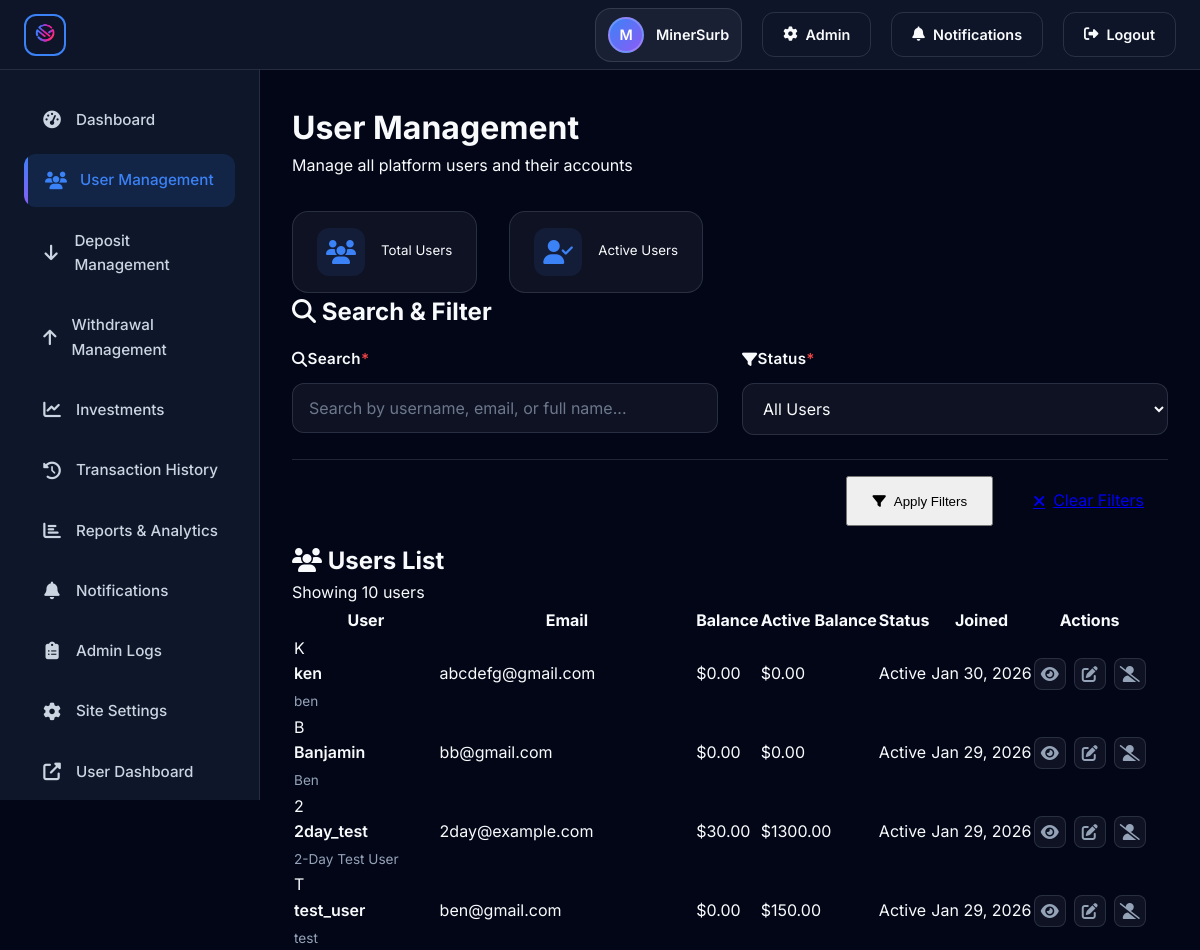
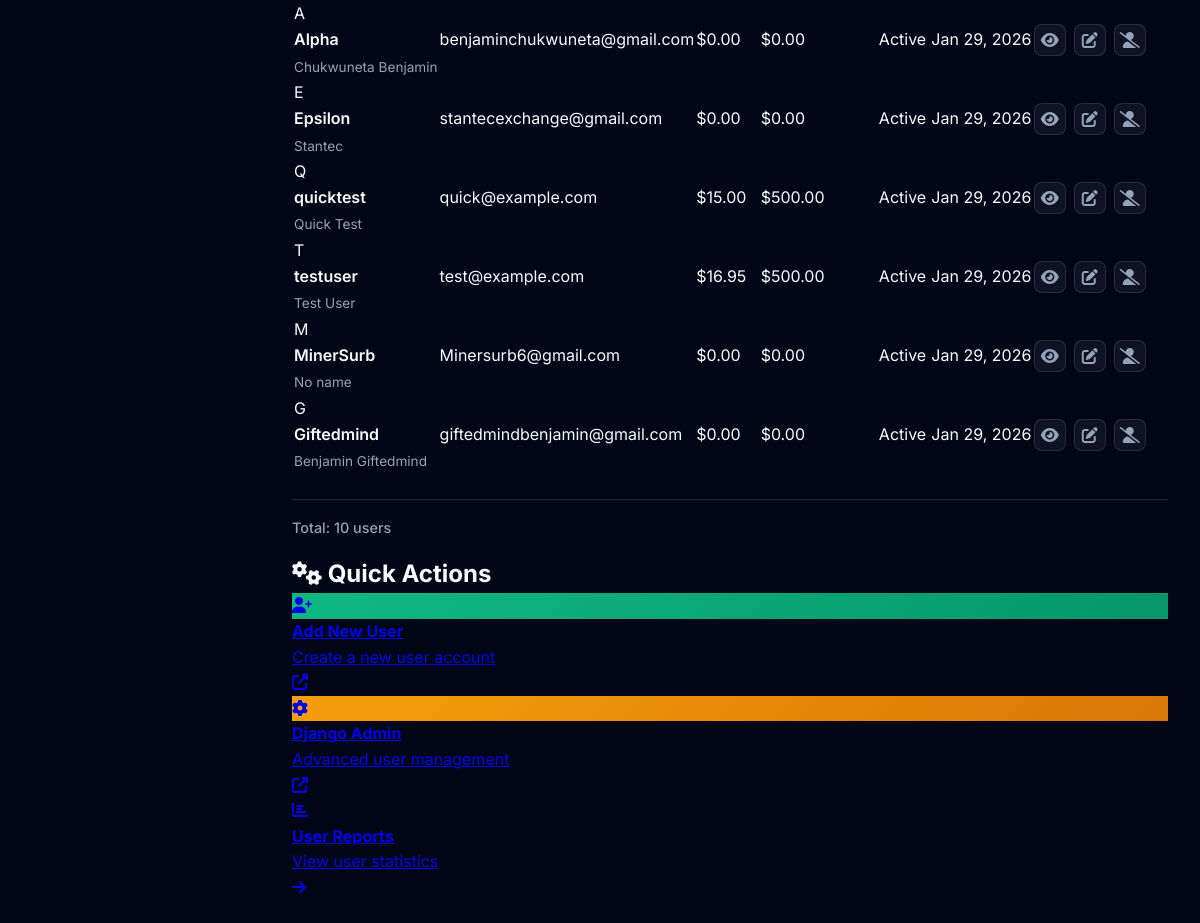
The app's page /admin-panel/users/ (signed in) with its own data (2 pictures, top to bottom).
### core/models.py (models this page shows, shortened)
class User(AbstractUser):
    groups = models.ManyToManyField(
        'auth.Group',
        related_name='core_user_set',  # Custom related_name
        blank=True,
        help_text='The groups this user belongs to. A user will get all permissions granted to each of their groups.',
        verbose_name='groups'
    )
    user_permissions = models.ManyToManyField(
        'auth.Permission',
        related_name='core_user_permissions_set',  # Custom related_name
        blank=True,
        help_text='Specific permissions for this user.',
        verbose_name='user permissions'
    )
    full_name = models.CharField(max_length=200)
    bitcoin_address = models.CharField(max_length=100, blank=True, null=True)
    ethereum_address = models.CharField(max_length=100, blank=True, null=True)
    trx_address = models.CharField(max_length=100, blank=True, null=True)
    usdt_address = models.CharField(max_length=100, blank=True, null=True)
    active_balance = models.DecimalField(max_digits=15, decimal_places=2, default=0)
    account_balance = models.DecimalField(max_digits=15, decimal_places=2, default=0)
    total_earnings = models.DecimalField(max_digits=15, decimal_places=2, default=0)
    referral_earnings = models.DecimalField(max_digits=15, decimal_places=2, default=0)
    referral_code = models.CharField(max_length=20, unique=True, blank=True)
    referred_by = models.ForeignKey('self', on_delete=models.SET_NULL, null=True, blank=True, related_name='referrals')

### admin_panel/views.py (the view)
# urls.py: path('users/', views.user_management, name='user_management'),
@staff_member_required
def user_management(request):
    users = User.objects.all().order_by('-date_joined')
    search_query = request.GET.get('search', '')
    status_filter = request.GET.get('status', '')
    if search_query:
        users = users.filter(
            Q(username__icontains=search_query) |
            Q(email__icontains=search_query) |
            Q(full_name__icontains=search_query)
        )
    if status_filter == 'active':
        users = users.filter(is_active=True)
    elif status_filter == 'inactive':
        users = users.filter(is_active=False)
    context = {
        'users': users,
        'search_query': search_query,
        'status_filter': status_filter,
    }
    return render(request, 'admin_panel/user_management.html', context)

### admin_panel/templates/admin_panel/user_management.html (shortened to what this page needs)
{% extends 'admin_panel/base_admin.html' %}
{% load static %}
{% block admin_content %}
<div class="content-header">
    <div class="header-content">
        <h1>User Management</h1>
        <p>Manage all platform users and their accounts</p>
        <div class="users-summary">
            <div class="summary-item">
                <i class="fas fa-users me-2"></i>
                <div>
                    <small class="text-muted">Total Users</small>
                </div>
            </div>
            <div class="summary-item">
                <i class="fas fa-user-check me-2"></i>
                <div>
                    <small class="text-muted">Active Users</small>
                </div>
            </div>
        </div>
    </div>
</div>
<div class="dashboard-section">
    <div class="section-header">
        <h2>
            <i class="fas fa-search me-2"></i>
            Search & Filter
        </h2>
    </div>
    <form method="GET" class="search-filters">
        <div class="form-row">
            <div class="form-group">
                <label for="search"><i class="fas fa-search me-2"></i>Search</label>
                <input type="text" id="search" name="search" class="form-control"
                       placeholder="Search by username, email, or full name..."
                       value="{{ search_query }}">
            </div>
            <div class="form-group">
                <label for="status"><i class="fas fa-filter me-2"></i>Status</label>
                <select id="status" name="status" class="form-control">
                    <option value="">All Users</option>
                </select>
            </div>
        </div>
        <div class="form-actions">
            <button type="submit" class="btn btn-primary">
                <i class="fas fa-filter me-2"></i>Apply Filters
            </button>
            <a href="{% url 'admin_panel:user_management' %}" class="btn btn-secondary">
                <i class="fas fa-times me-2"></i>Clear Filters
            </a>
        </div>
    </form>
</div>
<div class="dashboard-section">
    <div class="section-header">
        <h2>
            <i class="fas fa-users me-2"></i>
            Users List
        </h2>
        <div class="section-info">
            Showing {{ users|length }} user{{ users|length|pluralize }}
        </div>
    </div>
    {% if users %}
    <div class="table-container">
        <div class="table-responsive">
            <table class="dashboard-table">
                <thead>
                    <tr>
                        <th>User</th>
                        <th>Email</th>
                        <th>Balance</th>
                        <th>Active Balance</th>
                        <th>Status</th>
                        <th>Joined</th>
                        <th>Actions</th>
                    </tr>
                </thead>
                <tbody>
                    {% for user_obj in users %}
                    <tr>
                        <td>
                            <div class="user-info-cell">
                                <div class="user-avatar-small">{{ user_obj.username|first|upper }}</div>
                                <div class="user-details">
                                    <div class="user-name">{{ user_obj.username }}</div>
                                    <div class="user-fullname">{{ user_obj.full_name|default:"No name" }}</div>
                                </div>
                            </div>
                        </td>
                        <td class="email">{{ user_obj.email }}</td>
                        <td class="amount">${{ user_obj.account_balance|floatformat:2 }}</td>
                        <td class="amount">${{ user_obj.active_balance|floatformat:2 }}</td>
                        <td>
                            {% if user_obj.is_active %}
                            <span class="badge status-active">Active</span>
                            {% else %}
                            <span class="badge status-inactive">Inactive</span>
                            {% endif %}
                        </td>
                        <td class="date">{{ user_obj.date_joined|date:"M d, Y" }}</td>
                        <td>
                            <div class="action-buttons">
                                <a href="{% url 'admin_panel:user_detail' user_obj.id %}" class="btn-icon" title="View Details">
                                    <i class="fas fa-eye"></i>
                                </a>
                                <a href="{% url 'admin:core_user_change' user_obj.id %}" class="btn-icon" title="Edit User" target="_blank">
                                    <i class="fas fa-edit"></i>
                                </a>
                                {% if user_obj.is_active %}
                                <a href="{% url 'admin:core_user_change' user_obj.id %}" class="btn-icon btn-icon-warning" title="Deactivate User" target="_blank">
                                    <i class="fas fa-user-slash"></i>
                                </a>
                                {% else %}
                                <a href="{% url 'admin:core_user_change' user_obj.id %}" class="btn-icon btn-icon-success" title="Activate User" target="_blank">
                                    <i class="fas fa-user-check"></i>
                                </a>
                                {% endif %}
                            </div>
                        </td>
                    </tr>
                    {% endfor %}
                </tbody>
            </table>
        </div>
        <div class="table-footer">
            <div class="table-info">
                Total: {{ users|length }} user{{ users|length|pluralize }}
            </div>
        </div>
    </div>
    {% endif %}
</div>
<div class="dashboard-section">
    <div class="section-header">
        <h2>
            <i class="fas fa-cogs me-2"></i>
            Quick Actions
        </h2>
    </div>
    <div class="actions-grid">
        <a href="{% url 'admin:core_user_add' %}" class="action-card" target="_blank">
            <div class="action-icon add">
                <i class="fas fa-user-plus"></i>
            </div>
            <h4>Add New User</h4>
            <p>Create a new user account</p>
            <div class="action-arrow">
                <i class="fas fa-external-link-alt"></i>
            </div>
        </a>
        <a href="{% url 'admin:index' %}" class="action-card" target="_blank">
            <div class="action-icon admin">
                <i class="fas fa-cog"></i>
            </div>
            <h4>Django Admin</h4>
            <p>Advanced user management</p>
            <div class="action-arrow">
                <i class="fas fa-external-link-alt"></i>
            </div>
        </a>
        <a href="{% url 'admin_panel:reports' %}" class="action-card">
            <div class="action-icon reports">
                <i class="fas fa-chart-bar"></i>
            </div>
            <h4>User Reports</h4>
            <p>View user statistics</p>
            <div class="action-arrow">
                <i class="fas fa-arrow-right"></i>
            </div>
        </a>
    </div>
</div>
{% endblock %}

### admin_panel/templates/admin_panel/base_admin.html (shortened to what this page needs)
{% load static %}
<!DOCTYPE html>
<html lang="en">
<head>
    <link rel="stylesheet" href="{% static 'css/main.css' %}">
    <link rel="stylesheet" href="https://cdnjs.cloudflare.com/ajax/libs/font-awesome/6.4.0/css/all.min.css">
    <link rel="stylesheet" href="{% static 'css/dashboard.css' %}">
</head>
<body class="dashboard-body">
    <nav class="navbar">
        <div class="nav-container">
            <a href="{% url 'admin_panel:dashboard' %}" class="logo-container">
                <img src="{% static 'img/logo.png' %}" alt="Minersurb Logo" class="navbar-logo">
            </a>
            <div class="nav-links">
                <div class="user-info">
                    <div class="user-avatar">{{ user.username|first|upper }}</div>
                    <span class="d-none d-md-inline">{{ user.username }}</span>
                </div>
                <a href="{% url 'admin:index' %}" class="btn hover-lift d-none d-lg-inline-flex" title="Django Admin">
                    <i class="fas fa-cog"></i>
                    <span class="d-none d-md-inline">Admin</span>
                </a>
                <a href="{% url 'admin_panel:notifications' %}" class="btn hover-lift d-none d-lg-inline-flex" title="Notifications">
                    <i class="fas fa-bell"></i>
                    <span class="d-none d-md-inline">Notifications</span>
                </a>
                <a href="{% url 'core:logout' %}" class="btn hover-lift d-none d-lg-inline-flex">
                    <i class="fas fa-sign-out-alt"></i>
                    <span class="d-none d-md-inline">Logout</span>
                </a>
            </div>
        </div>
    </nav>
    <div class="dashboard-container">
        <aside class="sidebar" id="sidebar">
            <nav class="sidebar-nav">
                <a href="{% url 'admin_panel:dashboard' %}" class="nav-item {% if request.resolver_match.url_name == 'dashboard' %}active{% endif %}">
                    <i class="fas fa-tachometer-alt"></i>
                    <span>Dashboard</span>
                </a>
                <a href="{% url 'admin_panel:user_management' %}" class="nav-item {% if request.resolver_match.url_name == 'user_management' or request.resolver_match.url_name == 'user_detail' %}active{% endif %}">
                    <i class="fas fa-users"></i>
                    <span>User Management</span>
                </a>
                <a href="{% url 'admin_panel:deposit_management' %}" class="nav-item ">
                    <i class="fas fa-arrow-down"></i>
                    <span>Deposit Management</span>
                </a>
                <a href="{% url 'admin_panel:withdrawal_management' %}" class="nav-item ">
                    <i class="fas fa-arrow-up"></i>
                    <span>Withdrawal Management</span>
                </a>
                <a href="{% url 'admin_panel:investment_management' %}" class="nav-item {% if request.resolver_match.url_name == 'investment_management' %}active{% endif %}">
                    <i class="fas fa-chart-line"></i>
                    <span>Investments</span>
                </a>
                <a href="{% url 'admin_panel:transaction_history' %}" class="nav-item {% if request.resolver_match.url_name == 'transaction_history' %}active{% endif %}">
                    <i class="fas fa-history"></i>
                    <span>Transaction History</span>
                </a>
                <a href="{% url 'admin_panel:reports' %}" class="nav-item {% if request.resolver_match.url_name == 'reports' %}active{% endif %}">
                    <i class="fas fa-chart-bar"></i>
                    <span>Reports & Analytics</span>
                </a>
                <a href="{% url 'admin_panel:notifications' %}" class="nav-item {% if request.resolver_match.url_name == 'notifications' %}active{% endif %}">
                    <i class="fas fa-bell"></i>
                    <span>Notifications</span>
                </a>
                <a href="{% url 'admin_panel:admin_logs' %}" class="nav-item {% if request.resolver_match.url_name == 'admin_logs' %}active{% endif %}">
                    <i class="fas fa-clipboard-list"></i>
                    <span>Admin Logs</span>
                </a>
                <a href="{% url 'admin_panel:site_settings' %}" class="nav-item {% if request.resolver_match.url_name == 'site_settings' %}active{% endif %}">
                    <i class="fas fa-cog"></i>
                    <span>Site Settings</span>
                </a>
                <a href="{% url 'dashboard:overview' %}" class="nav-item nav-item-secondary">
                    <i class="fas fa-external-link-alt"></i>
                    <span>User Dashboard</span>
                </a>
            </nav>
        </aside>
        <main class="main-content">
            {% block admin_content %}{% endblock %}
        </main>
    </div>
</body>
</html>

### records on screen
User: username|first "M", username "MinerSurb", full_name "No name", email "Minersurb6@gmail.com", account_balance "0.00", active_balance "0.00", is_active "Active", date_joined "Jan 29, 2026"
User: username|first "K", username "ken", full_name "ben", email "abcdefg@gmail.com", account_balance "0.00", active_balance "0.00", is_active "Active", date_joined "Jan 30, 2026"
User: username|first "B", username "Banjamin", full_name "Ben", email "bb@gmail.com", account_balance "0.00", active_balance "0.00", is_active "Active", date_joined "Jan 29, 2026"
User: username|first "2", username "2day_test", full_name "2-Day Test User", email "2day@example.com", account_balance "30.00", active_balance "1300.00", is_active "Active", date_joined "Jan 29, 2026"
User: username|first "T", username "test_user", full_name "test", email "ben@gmail.com", account_balance "0.00", active_balance "150.00", is_active "Active", date_joined "Jan 29, 2026"
User: username|first "A", username "Alpha", full_name "Chukwuneta Benjamin", email "benjaminchukwuneta@gmail.com", account_balance "0.00", active_balance "0.00", is_active "Active", date_joined "Jan 29, 2026"
User: username|first "E", username "Epsilon", full_name "Stantec", email "stantecexchange@gmail.com", account_balance "0.00", active_balance "0.00", is_active "Active", date_joined "Jan 29, 2026"
User: username|first "Q", username "quicktest", full_name "Quick Test", email "quick@example.com", account_balance "15.00", active_balance "500.00", is_active "Active", date_joined "Jan 29, 2026"
User: username|first "T", username "testuser", full_name "Test User", email "test@example.com", account_balance "16.95", active_balance "500.00", is_active "Active", date_joined "Jan 29, 2026"
User: username|first "G", username "Giftedmind", full_name "Benjamin Giftedmind", email "giftedmindbenjamin@gmail.com", account_balance "0.00", active_balance "0.00", is_active "Active", date_joined "Jan 29, 2026"

### other values on screen
{{ users|length }} "10"
